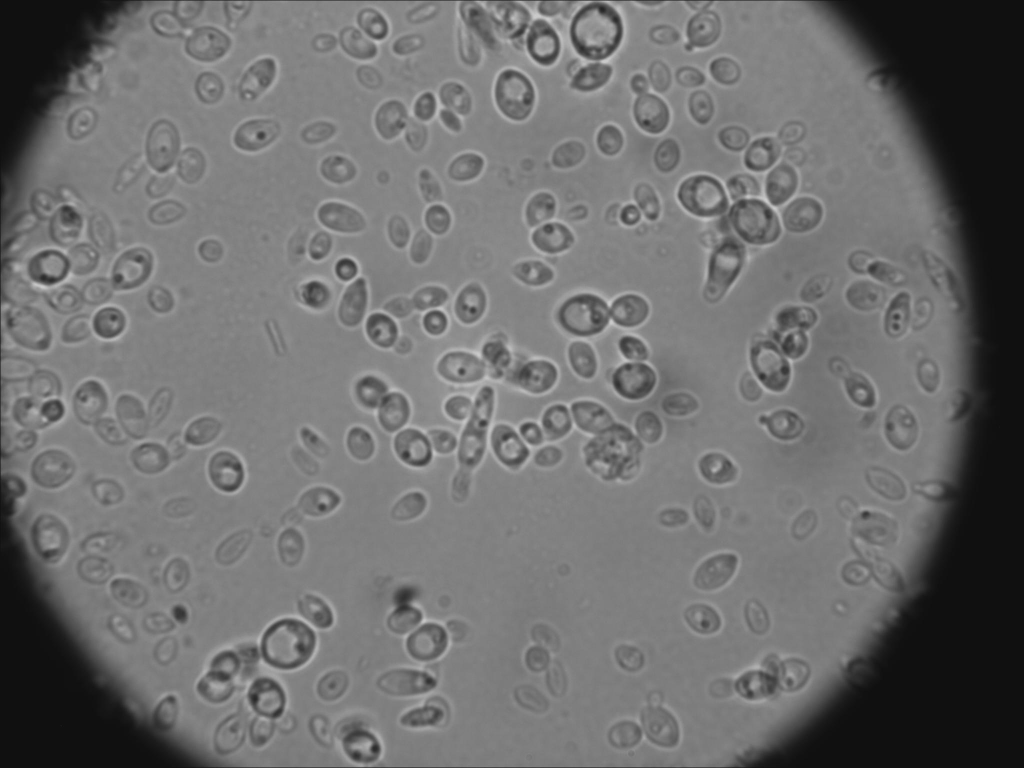
#> input picture images/5112bbrux-9.jpg, 2048 x 1536 px (shown at 1/2 size)
$ python bounding_boxes.py --image_dir images
#> lines starting #> are read from the running program, lines starting #| are printed output that depends on the picture; after the words box and inside, x2 and y2 are one past the last pixel; in counts of white or black regions, pixels touching at a corner belong together
import os
import cv2
import glob
import argparse
import numpy as np


def visualize_annotations_in_directory(image_dir, label_dir=None, output_dir=None, filter_classes=None):
    """
    Draw bounding boxes on all images in a directory and allow navigation between them.

    Args:
        image_dir: Directory containing the images
        label_dir: Directory containing the label files (if None, will look in same dir as images)
        output_dir: Directory to save annotated images (if None, won't save)
        filter_classes: List of class IDs to display (if None, show all classes)
    """
#> called with image_dir = 'images'
    # Class definitions - match those in annotation tool
    class_map = {
        "0": "0-levedura",
        "1": "1-fungo",
        "2": "2-micro-alga"
    }

    # Get all image files
    image_files = sorted(glob.glob(os.path.join(image_dir, "*.jpg")) +
                         glob.glob(os.path.join(image_dir, "*.png")))

    if not image_files:
        print(f"No image files found in {image_dir}")
        return

    current_idx = 0
    total_images = len(image_files)

    # Track which classes to show (initialize all as visible)
    class_visibility = {cls_id: True for cls_id in class_map.keys()}

    if filter_classes:
        # Initialize with only specified classes visible
        class_visibility = {cls_id: (cls_id in filter_classes) for cls_id in class_map.keys()}

    while True:
        img_path = image_files[current_idx]
        img = cv2.imread(img_path)
#> img is the input picture: shape (1536, 2048, 3); min 11, max 205, mean 109.3
        if img is None:
            print(f"Error: Could not load image {img_path}")
            current_idx = (current_idx + 1) % total_images
            continue

        h, w = img.shape[:2]
#> h = 1536; w = 2048

        # Find matching label file
        base_name = os.path.splitext(os.path.basename(img_path))[0]
        if label_dir:
            label_path = os.path.join(label_dir, f"{base_name}.txt")
        else:
            label_path = os.path.join(os.path.dirname(img_path), f"{base_name}.txt")

        # Count visible annotations for each class
        class_counts = {cls_id: 0 for cls_id in class_map.keys()}
        total_visible = 0

        # Draw boxes if annotations exist
        annotations = []
        if os.path.exists(label_path):
            with open(label_path, 'r') as f:
                annotations = f.readlines()

            # Draw each annotation
            box_idx = 0
            for ann in annotations:
                parts = ann.strip().split()
                if len(parts) == 5:  # YOLO format: class x_center y_center width height
                    cls, x_center, y_center, box_w, box_h = parts

                    # Skip if class is filtered out
                    if not class_visibility.get(cls, True):
                        continue

                    # Update class counts
                    class_counts[cls] = class_counts.get(cls, 0) + 1
                    total_visible += 1

                    # Convert normalized coordinates to pixel values
                    x_center = float(x_center) * w
                    y_center = float(y_center) * h
                    box_w = float(box_w) * w
                    box_h = float(box_h) * h

                    # Calculate corner points
                    x1 = int(x_center - box_w / 2)
                    y1 = int(y_center - box_h / 2)
                    x2 = int(x_center + box_w / 2)
                    y2 = int(y_center + box_h / 2)

                    # Get class color (different for each class)
                    color_map = {
                        "0": (0, 255, 0),  # Green for levedura
                        "1": (0, 0, 255),  # Red for fungo
                        "2": (255, 0, 0)  # Blue for micro-alga
                    }
                    color = color_map.get(cls, (0, 255, 0))

                    # Draw rectangle
                    cv2.rectangle(img, (x1, y1), (x2, y2), color, 2)

                    # Get class name for display
                    class_name = class_map.get(cls, f"Class {cls}")

                    # Add class name and identification number
                    cv2.putText(img, f"{class_name} #{box_idx + 1}", (x1, y1 - 5),
                                cv2.FONT_HERSHEY_SIMPLEX, 0.5, color, 1, cv2.LINE_AA)

                    box_idx += 1

        # Add count and navigation information
        y_offset = 30
        cv2.putText(img, f"Total visible: {total_visible}", (10, y_offset),
                    cv2.FONT_HERSHEY_SIMPLEX, 0.7, (0, 255, 0), 2, cv2.LINE_AA)
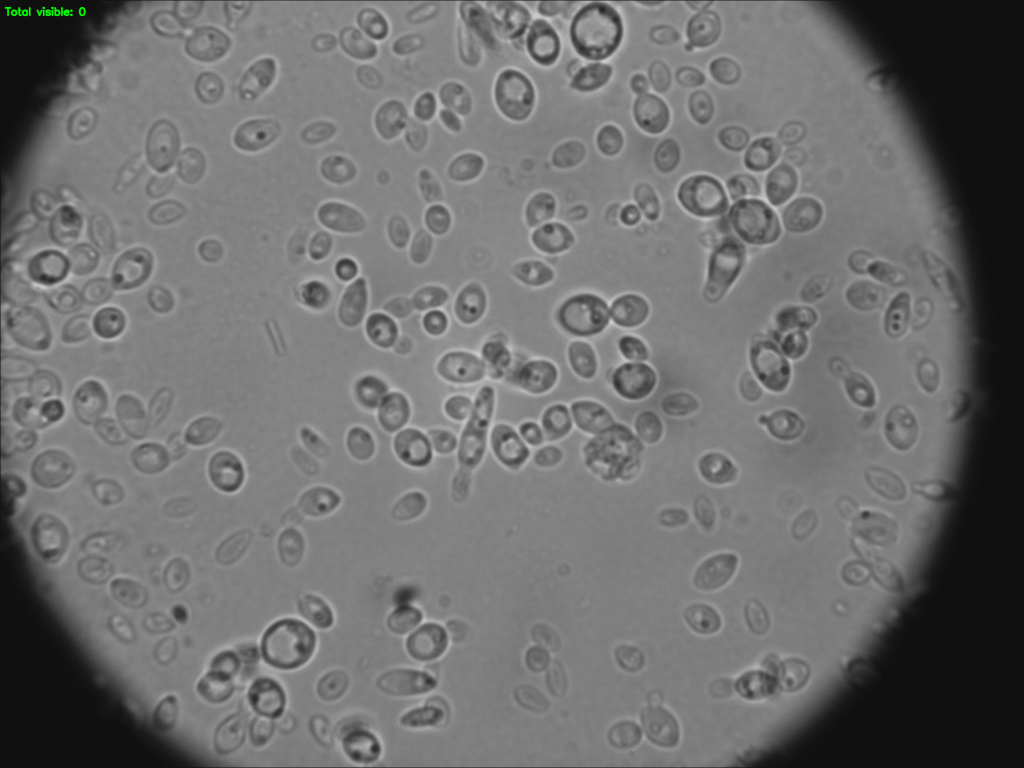
#> img: shape (1536, 2048, 3) (shown at 1/2 size); 0.06% of pixels changed, all inside (x1, y1, x2, y2) = (8, 13, 173, 33)

        y_offset += 30

        # Show count for each class
        for cls_id, cls_name in class_map.items():
            count = class_counts.get(cls_id, 0)
            visibility = "✓" if class_visibility.get(cls_id, True) else "✗"
            color = (0, 255, 0) if class_visibility.get(cls_id, True) else (0, 0, 255)

            cv2.putText(img, f"{visibility} {cls_name}: {count}", (10, y_offset),
                        cv2.FONT_HERSHEY_SIMPLEX, 0.7, color, 2, cv2.LINE_AA)
            y_offset += 30
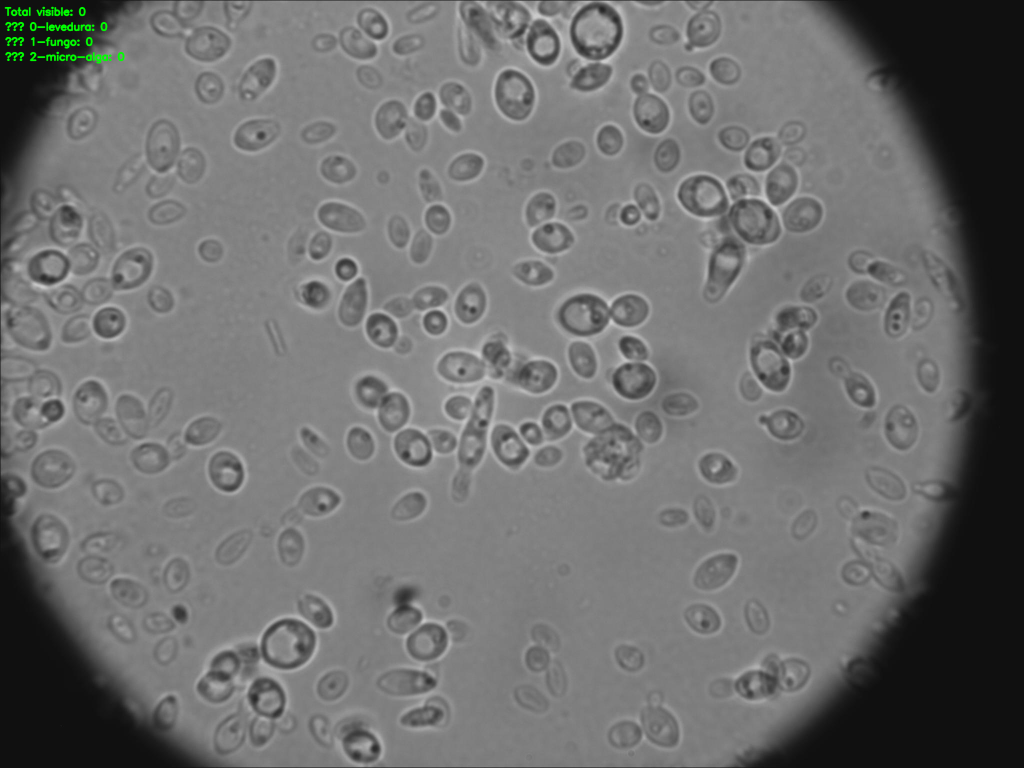
#> img: shape (1536, 2048, 3) (shown at 1/2 size); 0.21% of pixels changed, all inside (x1, y1, x2, y2) = (9, 43, 250, 128)
#> after the loop, y_offset = 150

        cv2.putText(img, f"Image: {current_idx + 1}/{total_images} - {os.path.basename(img_path)}",
                    (10, y_offset), cv2.FONT_HERSHEY_SIMPLEX, 0.7, (0, 255, 0), 2, cv2.LINE_AA)

        y_offset += 30
#> y_offset = 180
        cv2.putText(img, "Controls: 'n'=next, 'p'=prev, 'q'=quit, '0'-'9'=toggle class",
                    (10, y_offset), cv2.FONT_HERSHEY_SIMPLEX, 0.7, (0, 255, 0), 2, cv2.LINE_AA)
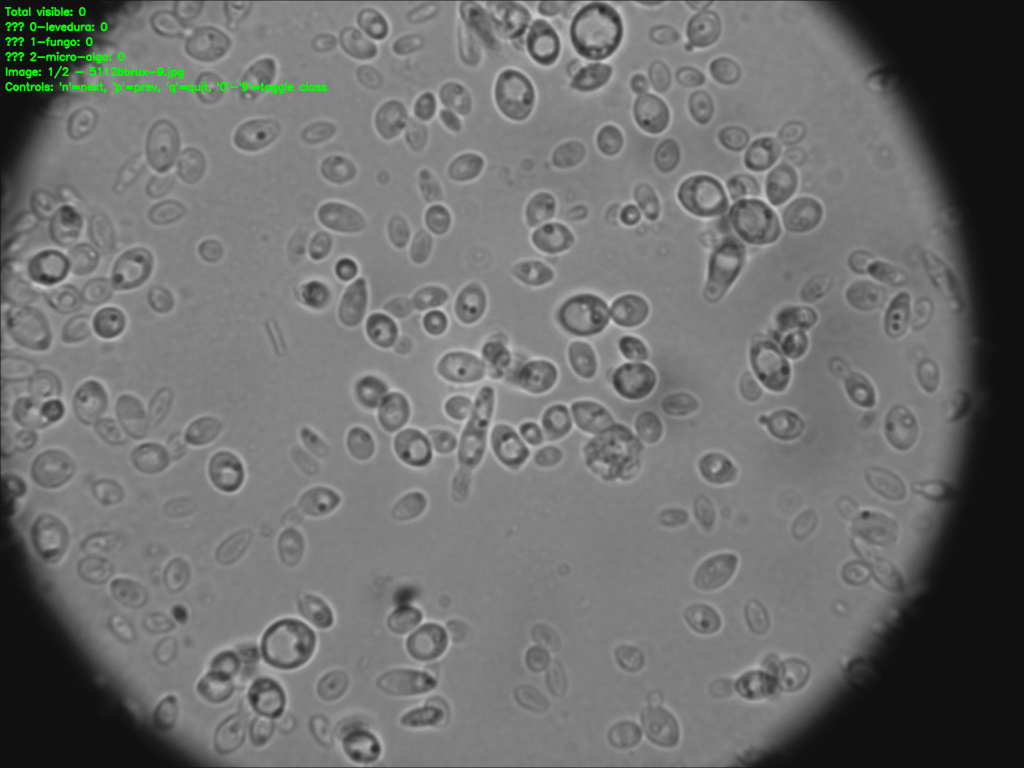
#> img: shape (1536, 2048, 3) (shown at 1/2 size); mean B, G, R 109, 110.1, 109

        # Save if output directory specified
        if output_dir and 'save_current' in locals() and save_current:
            os.makedirs(output_dir, exist_ok=True)
            output_path = os.path.join(output_dir, f"annotated_{os.path.basename(img_path)}")
            cv2.imwrite(output_path, img)
            print(f"Saved annotated image to {output_path}")
            save_current = False

        # Display the image
        scale = min(1.0, min(1200 / w, 800 / h))
#> scale = 0.521
        if scale < 1.0:
            img_display = cv2.resize(img, (int(w * scale), int(h * scale)))
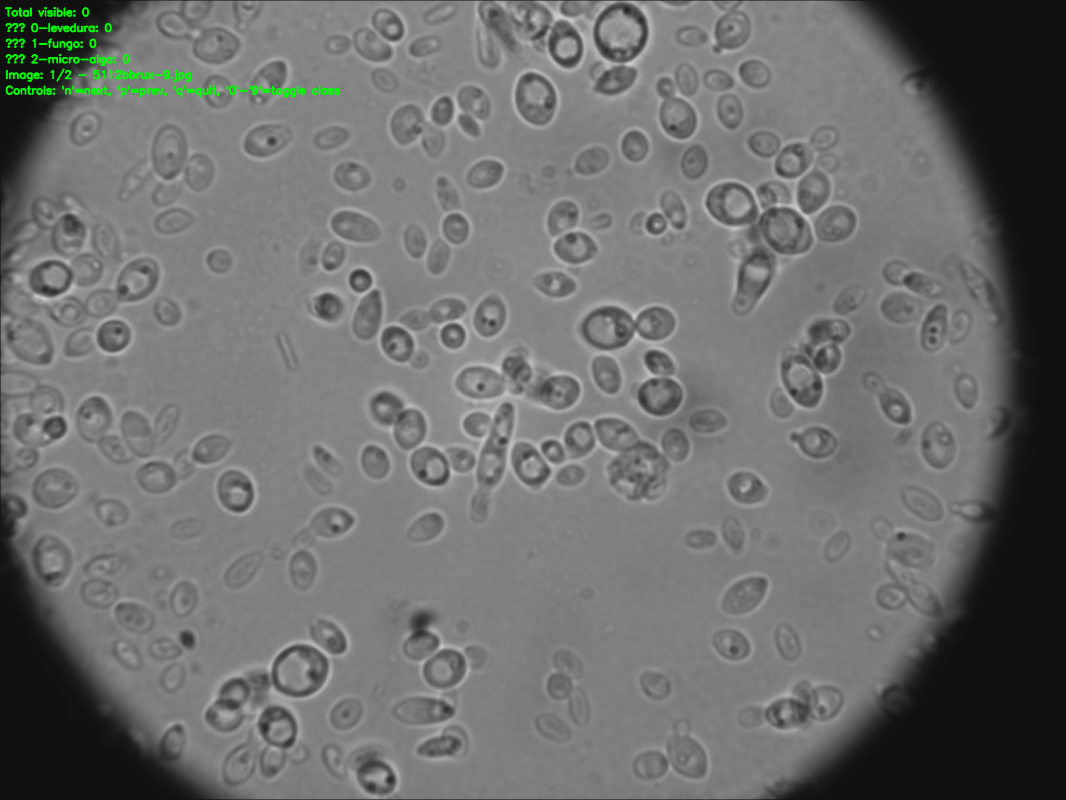
#> img_display: shape (800, 1066, 3); mean B, G, R 109, 110, 109
        else:
            img_display = img.copy()

        cv2.imshow("Annotated Images - Navigation", img_display)

        # Handle keyboard input
        key = cv2.waitKey(0) & 0xFF
#> (key q is pressed here)

        if key == ord('q'):  # Quit
            break
        elif key == ord('n'):  # Next image
            current_idx = (current_idx + 1) % total_images
        elif key == ord('p'):  # Previous image
            current_idx = (current_idx - 1) % total_images
        elif key == ord('s'):  # Save current image
            save_current = True
        elif key >= ord('0') and key <= ord('9'):  # Toggle class visibility
            cls_id = chr(key)
            if cls_id in class_visibility:
                class_visibility[cls_id] = not class_visibility[cls_id]
        elif key == ord('a'):  # Show all classes
            for cls_id in class_visibility:
                class_visibility[cls_id] = True

    cv2.destroyAllWindows()


def main():
    parser = argparse.ArgumentParser(description='Visualize YOLO annotations on images')
    parser.add_argument('--image_dir', required=True, help='Directory containing images')
    parser.add_argument('--label_dir', help='Directory containing labels (if different from image dir)')
    parser.add_argument('--output_dir', help='Directory to save annotated images')
    parser.add_argument('--filter_classes', help='Comma-separated list of class IDs to display (e.g., "0,1")')

    args = parser.parse_args()

    # Parse filter classes
    filter_classes = None
    if args.filter_classes:
        filter_classes = args.filter_classes.split(',')

    visualize_annotations_in_directory(args.image_dir, args.label_dir, args.output_dir, filter_classes)


if __name__ == "__main__":
    main()
